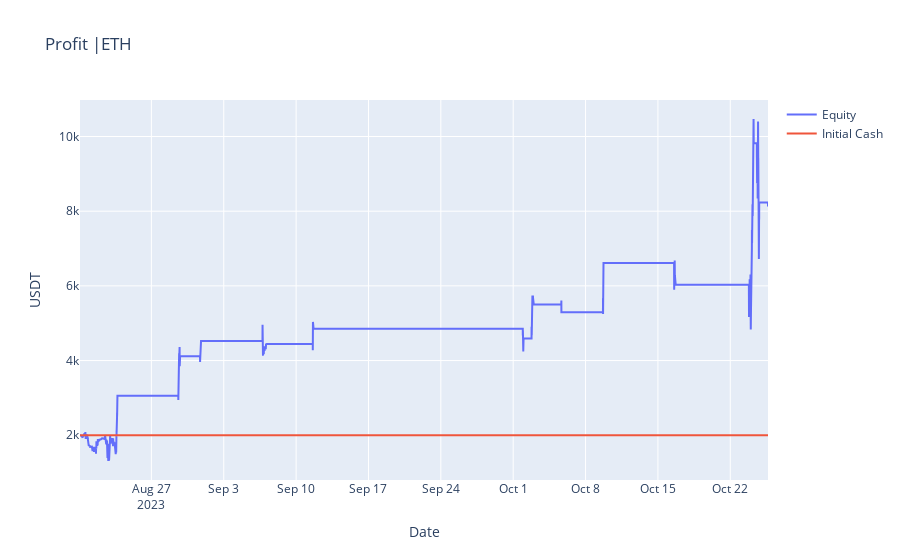

Here is the notebook cell this chart was saved with:
### Code cell
import plotly.graph_objects as go

fig = go.Figure(data=[go.Scatter(x=stats['_equity_curve'].index, y=stats['_equity_curve']['Equity'],name='Equity')])
#add a initial cash line
fig.add_trace(go.Scatter(x=stats['_equity_curve'].index, y=[init_cash]*len(stats['_equity_curve'].index), name='Initial Cash'))
fig.update_layout(title='Profit |'+symbol, yaxis_title='USDT', xaxis_title='Date')
fig.show()

### Figure 1 — Plotly figure (JSON) as saved in the notebook; plotly's stock layout.template omitted (floating-point values rounded to 4 significant figures; data arrays with more than 128 entries replaced by an {"elided": "..."} marker saying what was removed)
{"data": [{"name": "Equity", "type": "scatter", "x": {"elided": "19169 str values"}, "y": {"elided": "19169 float values"}}, {"name": "Initial Cash", "type": "scatter", "x": {"elided": "19169 str values"}, "y": {"elided": "19169 int values"}}], "layout": {"title": {"text": "Profit |ETH"}, "xaxis": {"title": {"text": "Date"}}, "yaxis": {"title": {"text": "USDT"}}}}
